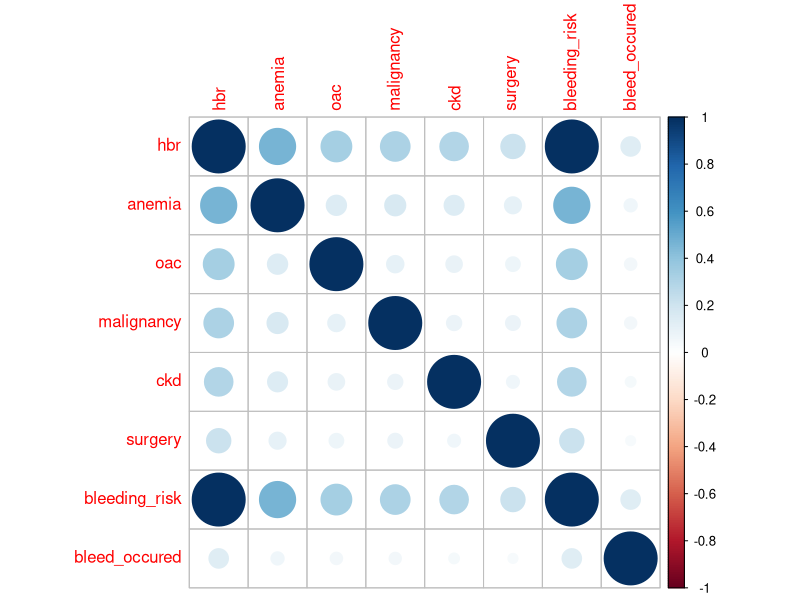

Write R code to recreate this figure. (Note: this script raises an error after producing the figure.)
##' This script creates a simulated dataset of high bleeding risk
##' based on the numbers in the paper "2020 Cao et al. - Validation of the
##' Academic Research Consortium High Bleeding Risk Definition in
##' Contemporary PCI Patients". The purpose is to demonstrate the difference
##' between simulating bleeding risk (an event probability that depends
##' on certain bleeding risk factors) and simulating bleeding events
##' themselves. It is not possible to simulate bleeding events under
##' this event model (where bleeding event probability is equal to
##' bleeding risk) because the occurance of bleeding does not depend
##' deterministically (or nearly-deterministically) on the input
##' categories
##' 

library(tidyverse)
library(corrplot)
library(caret)
library(pROC)

## Total number of patients
n <- 10000

## Proportion of population at high bleeding risk (HBR)
p_hbr <- 0.444

## Proportion of various major criteria, given HBR
p_anemia_hbr <- 0.332
p_oac_hbr <- 0.185
p_malignancy_hbr <- 0.168
p_ckd_hbr <- 0.137
p_surgery_hbr <- 0.082

## Probability of bleed occurance for the baseline
## population (baseline bleeding risk), vs probability
## of bleed occurance for HBR
p_bleed_base <- 0.032
p_bleed_hbr <- 0.091

set.seed(1023)

## Randomly choose the rows at HBR
hbr <- tibble(hbr = rbinom(n = n, size = 1, prob = p_hbr))

## Of the HBR rows, randomly generate major criteria according
## to the proportions above. For non-HBR rows, give no major
## critera
hbr <- hbr %>%
    mutate(anemia = rbinom(n=n, size=1, p=hbr*p_anemia_hbr)) %>%
    mutate(oac = rbinom(n=n, size=1, p=hbr*p_oac_hbr)) %>%
    mutate(malignancy = rbinom(n=n, size=1, p=hbr*p_malignancy_hbr)) %>%
    mutate(ckd = rbinom(n=n, size=1, p=hbr*p_ckd_hbr)) %>%
    mutate(surgery = rbinom(n=n, size=1, p=hbr*p_surgery_hbr))

## Generate bleed occurance based on bleeding risk
hbr <- hbr %>%
    mutate(bleeding_risk = if_else(hbr == 0, p_bleed_base, p_bleed_hbr)) %>%
    mutate(bleed_occured = rbinom(n = n, size = 1, p = bleeding_risk))

## Show correlations. Note the low correlation between bleeding risk and
## whether a bleed occured, due purely to the proportions involved.
cc <-cor(hbr)
corrplot(cc)

## Check the proportions of major criteria in the HBR group
## (should agree with the numbers above)
print("In the HBR group")
hbr %>% filter(hbr == 1) %>% summary()
print("In the non-HBR group")
hbr %>% filter(hbr == 0) %>% summary()

## Convert columns to factors
hbr$bleed_occured <- factor(hbr$bleed_occured)
levels(hbr$bleed_occured) <- c("no_bleed", "bleed_occured")
hbr$hbr <- factor(hbr$hbr)
levels(hbr$hbr) <- c("not_hbr", "is_hbr")


hbr_fact$bleed_occured <- factor(hbr$bleed_occured, levels=c("no_bleed", "bleed_occured"))

mutate(bleed_occured = )
levels(hbr_fact$bleed_occured) <- c("no_bleed", "bleed_occured")
hbr_fact <- hbr %>%
    mutate(bleed_occured = factor(bleed_occured))
levels(hbr_fact$bleed_occured) <- c("no_bleed", "bleed_occured")


## In this dataset, The HBR column is assumed to reflect the truth
## about who is at high bleeding risk. Being at high bleeding
## risk is then modelled as having a raised probability of bleeding
## from the baseline 3.2% to the higher risk 9.1%. Conceptually,
## bleeding risk depends deterministically on patient characteristics,
## if enough characteristics were accounted for. In reality, it is not
## possible to realise the determinsitic mapping between patient
## characteristics and bleeding risk. By choosing a restricted set
## of input predictors, risk will no longer depend deterministically
## on the predictors. Depending on the quality of the predictors, an
## how well they really map to the causes of bleeding risk, the
## dependence of bleeding risk on the predictors will be more or
## less deterministic

## In this simulated dataset, the assumed true bleeding risk is
## contained in the bleeding_risk column (or the HBR column). It
## takes only two values: an HBR value; and a non-HBR value. These
## values may be predictable from patient characteristics, if they
## depend sufficiently determinstically on them.

## First, use logistic regression to predict high-bleeding risk
## from the input predictors.

## Use 10-fold cross validation
ctrl <- trainControl(summaryFunction = twoClassSummary,
                     method = "cv",
                     number = 10,
                     classProbs = TRUE,
                     savePredictions = TRUE)
lr_hbr <- train(hbr[,2:6], y = hbr$hbr,
                method = "glm",
                metric = "ROC",
                trControl = ctrl)

## View the summary, look for ROC area, which is the average
## over the n folds of the cross validation. The paper states
## that 
lr_hbr

## Predict the class probabilities and add the probability of
lr_hbr_pred_prob <- predict(lr_hbr, new_data = hbr, type = "prob")
hbr$lr_hbr_prob <- lr_hbr_pred_prob[,"is_hbr"]

## Plot the ROC curve for the 
roc_curve <- roc(response = hbr$hbr,
                 predictor = hbr$lr_hbr_prob)

## Show the area under the ROC curve with a confidence interval
auc(roc_curve)
ci(roc_curve)

## Plot the ROC curve
plot(roc_curve, legacy.axes = TRUE)

## Predict the class from the LR model
dataset$lr_bleed <- predict(lr_full, new_data = dataset)

## Plot the confusion matrix 
confusionMatrix(prediction, dataset$bleed)


























